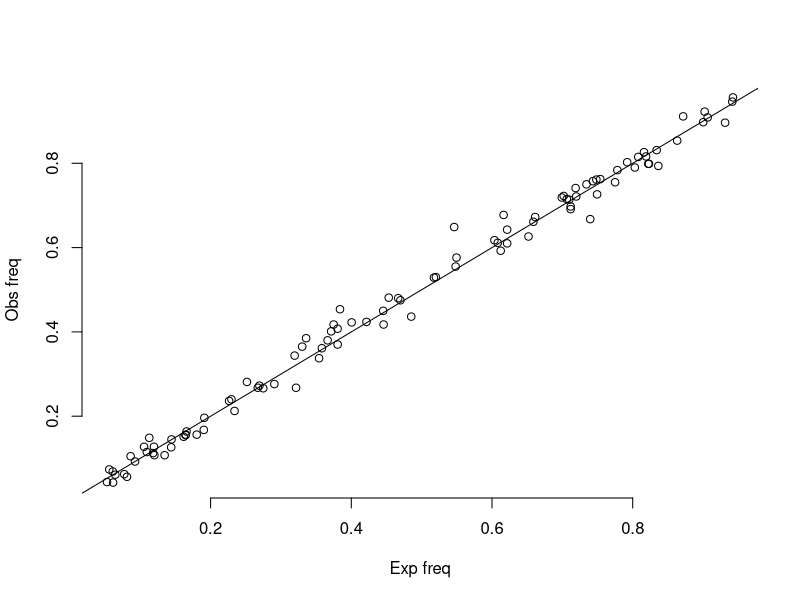
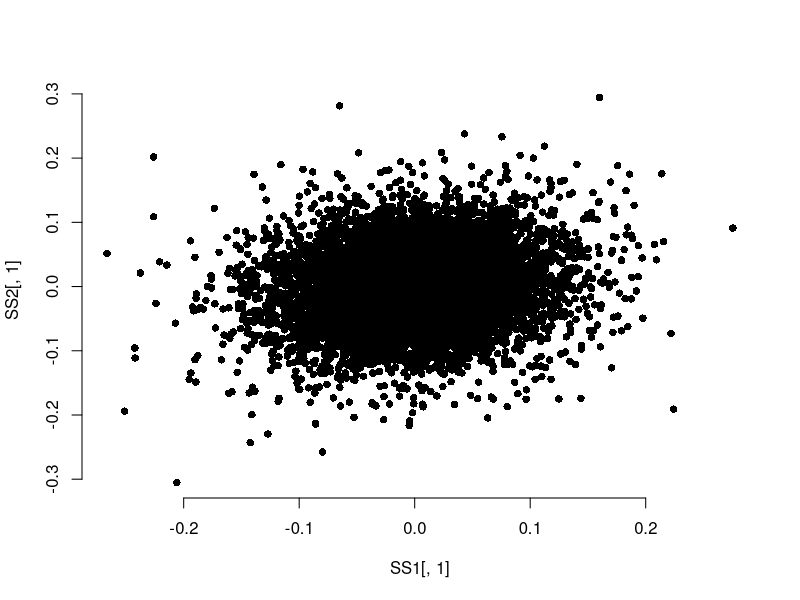
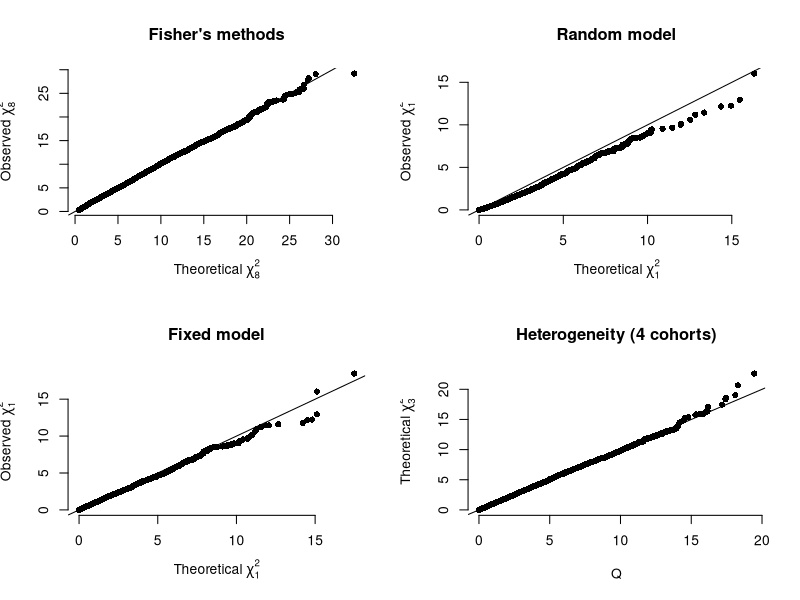
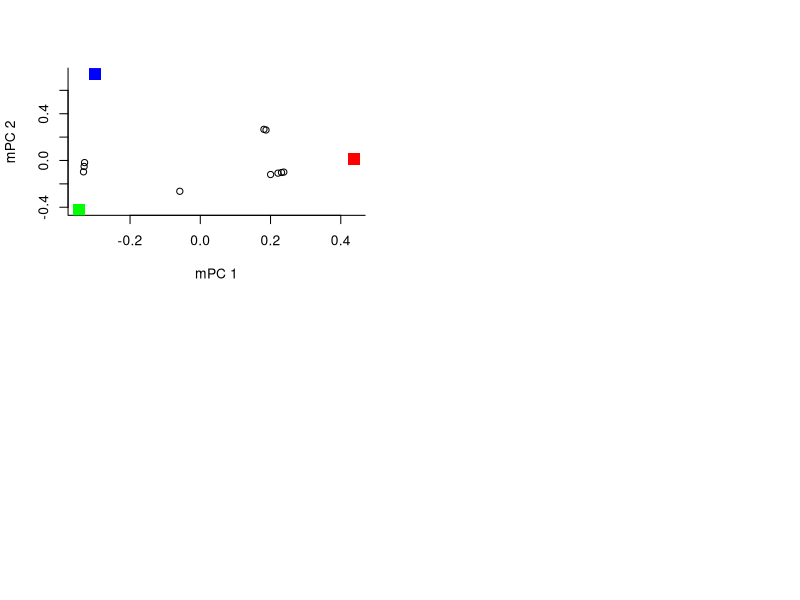

These charts were generated, in order, by the following R code:
## ---- chunk 1
Date=Sys.Date()[1]
print(paste0("Document was last updated at ", Date, "."))
## ---- chunk 2
print("Write R code for simulating a single cohort")
## ---- chunk 3
print("Write R code for estimating single-marker gwas")
## ---- chunk 4

M=100
Kid=2
freq=runif(M, 0.05, 0.95)
hsq=0.5
b=rnorm(M, 0, sqrt(3*hsq/M))
famSize=100
FamG=array(0, dim=c(famSize, (2+Kid)*2, M))
Phe=array(0, (2+Kid)*famSize)
for(f in 1:famSize) {
  for(i in 1:famSize) {
    fg=matrix(c(rbinom(M, 1, freq), rbinom(M, 1, freq)), 2, M, byrow = T)
    mg=matrix(c(rbinom(M, 1, freq), rbinom(M, 1, freq)), 2, M, byrow = T)
    Phe[(f-1)*(2+Kid)+1]= sum(fg[1,]*b+fg[2,]*b)
    Phe[(f-1)*(2+Kid)+2]= sum(mg[1,]*b+mg[2,]*b)

    kg=matrix(0, Kid*2, M)
    for(k in 1:Kid) {
      kg[(k-1)*2+1,] = fg[rbinom(1, 1, 0.5)+1,]
      kg[(k-1)*2+2,] = fg[rbinom(1, 1, 0.5)+1,]
      Phe[(f-1)*(2+Kid)+2+k] = sum(kg[(k-1)*2+1,]*b+kg[(k-1)*2+2,]*b)
    }
    FG=rbind(fg, mg, kg)
    FamG[f,,]=FG
  }
}
plot(freq, colMeans(colMeans(FamG[,,])), xlab="Exp freq", ylab="Obs freq", bty='n')
abline(a=0, b=1)
print(var(Phe))
Phe=Phe+rnorm(length(Phe), 0, sqrt(0.5))
print(var(Phe))
## ---- chunk 5
SimuInd <- function(s, m, h2, fq, B) {
  hsq=h2
  
  Gn=matrix(0, s, m+1)
  for(i in 1:s) {
    Gn[i, 1:m] = rbinom(m, 2, fq)
    Gn[i, m+1] = sum(Gn[i,1:m]*B) + rnorm(1, 0, sqrt(1-h2))
  }
  return(Gn)
}

SimuNuFam <- function (n1, m, k, h2, fq, B) {
  
  famSize=n1
  M=m
  Kid=k
  hsq=h2
  
  freq=fq
  b=B
  #  FamG=array(0, dim=c(famSize, (2+Kid)*2, M))
  FamG=array(0, dim=c(famSize, 2+Kid, M+1))
  
  Phe=array(0, (2+Kid)*famSize)
  for(f in 1:famSize) {
    fg=matrix(c(rbinom(M, 1, freq), rbinom(M, 1, freq)), 2, M, byrow = T)
    mg=matrix(c(rbinom(M, 1, freq), rbinom(M, 1, freq)), 2, M, byrow = T)
    Phe[(f-1)*(2+Kid)+1]= sum(fg[1,1:M]*b+fg[2,1:M]*b) + rnorm(1, 0, sqrt(1-h2))
    Phe[(f-1)*(2+Kid)+2]= sum(mg[1,1:M]*b+mg[2,1:M]*b) + rnorm(1, 0, sqrt(1-h2))
    FamG[f,1,1:M]=apply(fg, 2, sum)
    FamG[f,2,1:M]=apply(mg, 2, sum)
    
    kg=matrix(0, Kid*2, M)
    for(k in 1:Kid) {
      kg[(k-1)*2+1,] = fg[rbinom(1, 1, 0.5)+1,]
      kg[(k-1)*2+2,] = fg[rbinom(1, 1, 0.5)+1,]
      Phe[(f-1)*(2+Kid)+2+k] = sum(kg[(k-1)*2+1,1:M]*b+kg[(k-1)*2+2,1:M]*b) + rnorm(1, 0, sqrt(1-h2))
      FamG[f,2+k,1:M]=apply(kg[c((k-1)*2+1,(k-1)*2+2),], 2, sum)
    }
  }
  FamG[,,M+1] = Phe
  return(FamG)
}


h2=0.5
M=10000
freq=runif(M, 0.05, 0.95)
b=rnorm(M, 0, sqrt(3*h2/M))

S1=1000 #sample size 1
S2=1000 #sample size 2

n0=100 #overlapping samples
n1=100 #overlapping first-degree relatives

pop1=SimuInd(S1-n0-n1, M, h2, freq, b) #independent sample
pop2=SimuInd(S2-n0-n1, M, h2, freq, b) #independent sample
Gn0=SimuInd(n0, M, h2, freq, b) #overlapping samples
Gn1=SimuNuFam(n1, 10000, 2, h2, freq, b) #nuclear family

sample1=rbind(pop1, Gn0, Gn1[,3,])
sample2=rbind(pop2, Gn0, Gn1[,4,])

SS1=matrix(0, nrow = M, 4)
for(i in 1:M) {
  mod=lm(sample1[,M+1]~sample1[,i])
  SS1[i,]=summary(mod)$coefficient[2,]
}

SS2=matrix(0, nrow = M, 4)
for(i in 1:M) {
  mod=lm(sample2[,M+1]~sample2[,i])
  SS2[i,]=summary(mod)$coefficient[2,]
}
plot(SS1[,1], SS2[,1], bty="n", pch=16)

## ---- chunk 6
set.seed(1000)
CT=4
N=ceiling(rnorm(CT, 3000, 1000))
M=10000

#freq
P=runif(M, 0.05, 0.95)
Freq=matrix(0, M, CT)
for(i in 1:CT) {
  Freq[,i] = rnorm(M, P, sd=sqrt((P*(1-P))/(2*N[i])))
}

#mat
h2=0.5
Beta=rnorm(M, 0, sd=0)#=sqrt(h2/sum(2*P*(1-P))))
Bmat=matrix(0, M, CT)
Smat=matrix(0, M, CT)
Pmat=matrix(0, M, CT)
for(i in 1:CT) {
  Smat[,i]=1/(N[i]*2*Freq[,i]*(1-Freq[,i]))
  Bmat[,i] = rnorm(M, Beta, sd=sqrt(Smat[,i]))
  Pmat[,i] = (1-pnorm(abs(Bmat[,i]/sqrt(Smat[,i]))))*2
}

#fixed model
FisherP=matrix(0, M, 1)
Fmeta=matrix(0, M, 3)
Qmeta=matrix(0, M, 6)
for(i in 1:M) {
  FisherP[i,1]=-2*sum(log(Pmat[i,]))

  v=1/Smat[i,]
  Fmeta[i,2]=1/sum(v)
  Fmeta[i,1]=sum(Bmat[i,]*v)/sum(v)
  Fmeta[i,3]=Fmeta[i,1]/sqrt(Fmeta[i,2])

  Qmeta[i,4]=sum(v*(Bmat[i,]-Fmeta[i,1])^2)
  Qmeta[i,5]=sum(v)-sum(v^2)/sum(v)
  Qmeta[i,6]=(Qmeta[i,4]-(CT-1))/Qmeta[i,5]
  if(Qmeta[i,6]<0) {
    Qmeta[i,6]=0
  }
  vr=1/(Smat[i,]+Qmeta[i,6])
  Qmeta[i,2]=1/sum(v)+Qmeta[i,6]
  Qmeta[i,1]=sum(vr*Bmat[i,])/sum(vr)
  Qmeta[i,3]=Qmeta[i,1]^2/Qmeta[i,2]
}
layout(matrix(1:4, 2, 2))
qqplot(main="Fisher's methods", xlab=expression(paste("Theoretical ", chi[8]^2)),
       ylab=expression(paste("Observed ", chi[8]^2)),
       FisherP, rchisq(M, 8), bty="n", pch=16)
abline(a=0, b=1)

qqplot(main="Fixed model", xlab=expression(paste("Theoretical ", chi[1]^2)),
       ylab=expression(paste("Observed ", chi[1]^2)),
       rchisq(M, 1), Fmeta[,3]^2, bty='n', pch=16)
abline(a=0, b=1)

qqplot(main="Random model", xlab=expression(paste("Theoretical ", chi[1]^2)),
       ylab=expression(paste("Observed ", chi[1]^2)),
       rchisq(M,1), Qmeta[,1]^2/Qmeta[,2], bty='n', pch=16)
abline(a=0, b=1)

qqplot(main="Heterogeneity (4 cohorts)", xlab="Q", ylab=expression(paste("Theoretical ", chi[3]^2)), Qmeta[,4], rchisq(M,CT-1), bty='n', pch=16)
abline(a=0, b=1)
## ---- chunk 7
print("Write R code for ld simulation")
## ---- chunk 8
M=10000
fst1=0.05 #fst for the first two ancestry cohorts
fst2=0.01 #fst for the third ancestry cohort
P=runif(M, 0.1, 0.9)
Fq=matrix(0, 3, M)
Fq[1,]=rbeta(M, P*(1-fst1)/fst1, (1-P)*(1-fst1)/fst1) #cohort 1
Fq[2,]=rbeta(M, P*(1-fst1)/fst1, (1-P)*(1-fst1)/fst1) #cohort 2
Fq[3,]=rbeta(M, Fq[2,]*(1-fst2)/fst2, (1-Fq[2,])*(1-fst2)/fst2) #cohort 3

popN=10 #10 other cohorts, any cohort is a mixture between two of the above ancestry cohorts
Fq2=matrix(0, popN, M)
for(i in 1:popN) {
  idx=sample(3, 2) #sample two cohorts
  prop=rbeta(1, 20, 50) 
  Fq2[i,]=prop*Fq[idx[1],]+(1-prop)*Fq[idx[2],] #admixed
}

FQ=rbind(Fq, Fq2)
FqS=apply(FQ, 2, scale)
ss=FqS%*%t(FqS)
ssE=eigen(ss)
plot(ssE$vectors[,1], ssE$vectors[,2], xlab="mPC 1", ylab="mPC 2", bty='l')
points(ssE$vectors[1:3,1], ssE$vectors[1:3,2], pch=15, col=c("red", "blue", "green"), cex=2)
